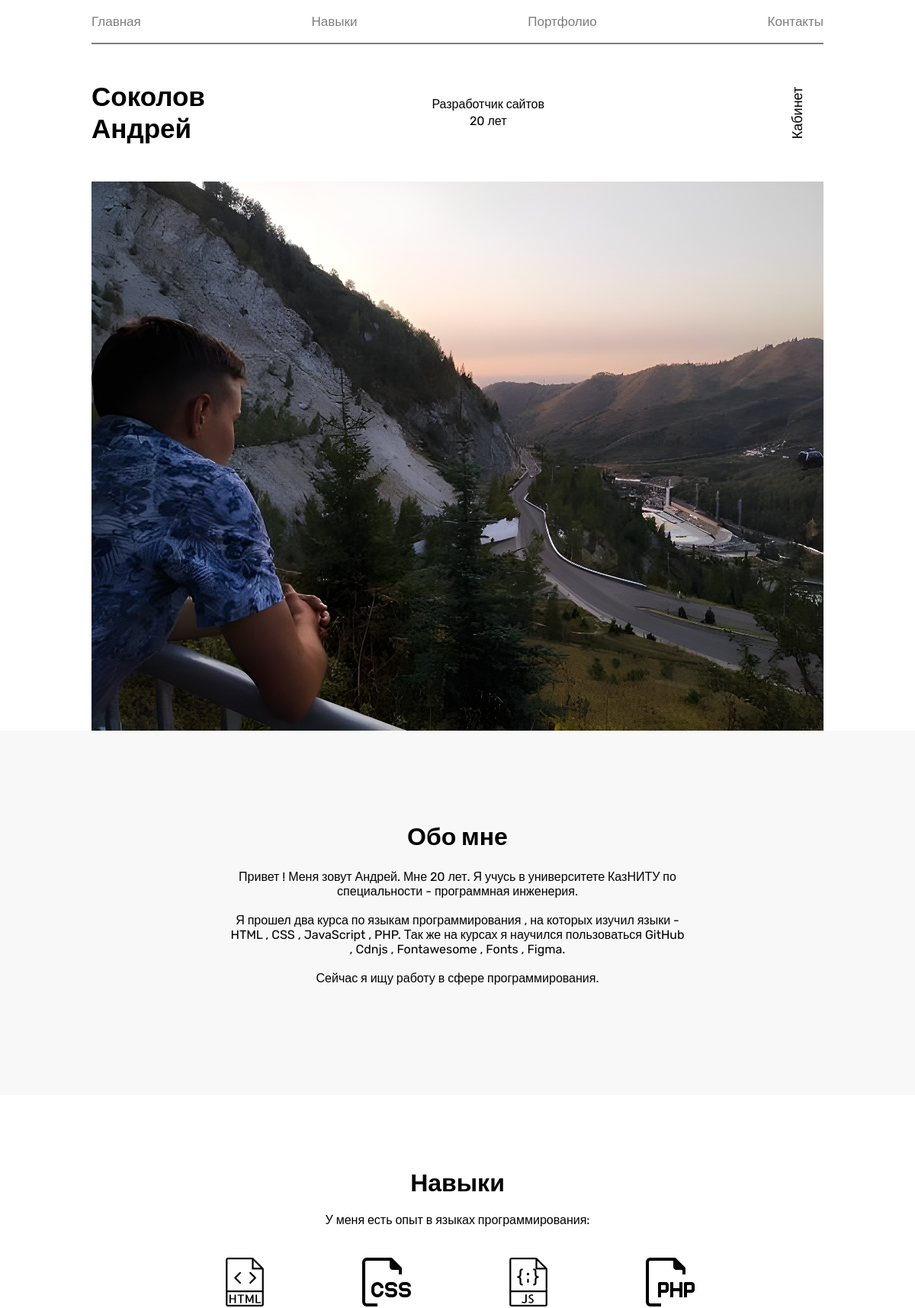
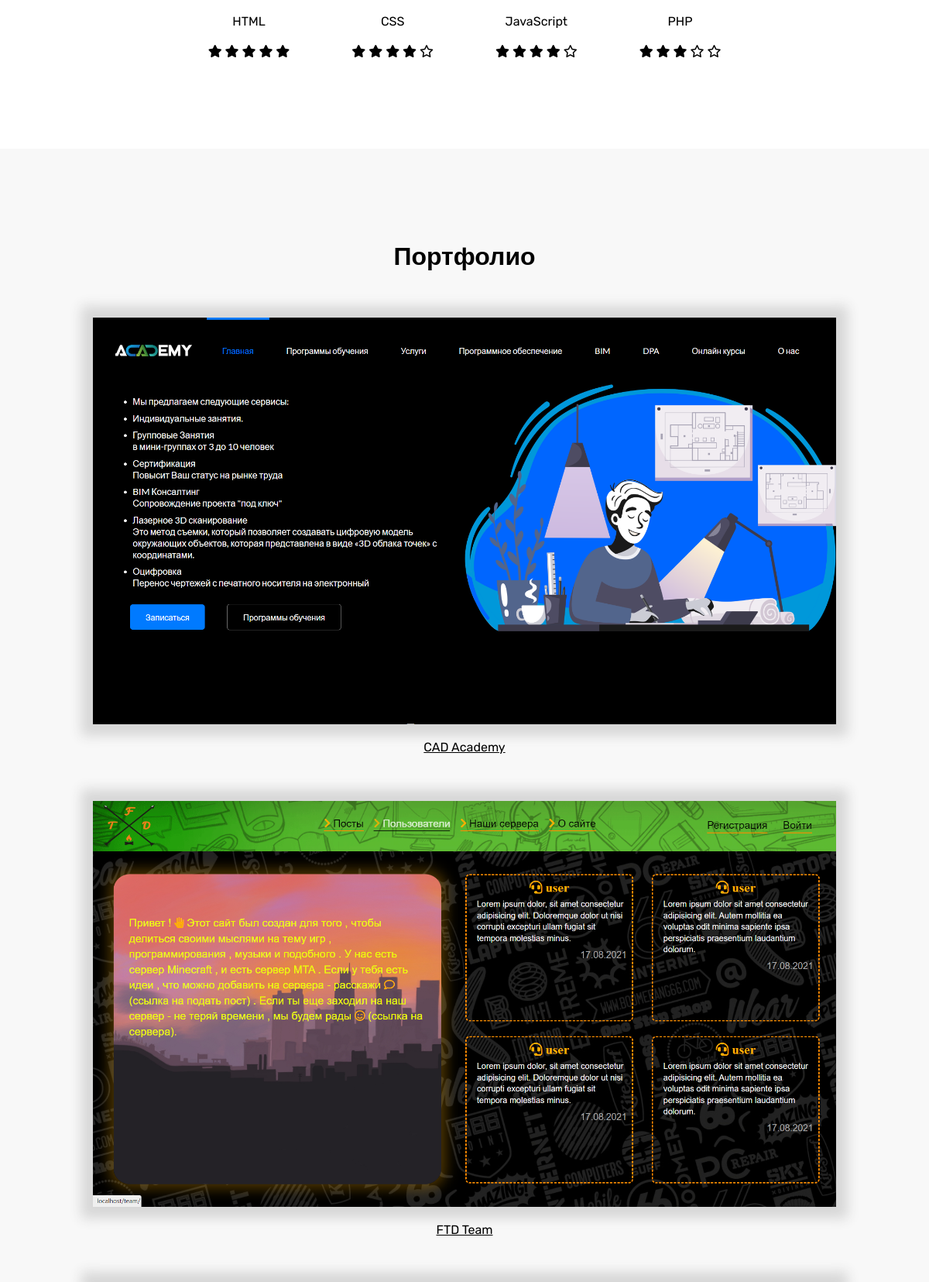
The page / (upper part) on the database its author committed (2 pictures, top to bottom).
### tables this page shows
CREATE TABLE header(
id integer PRIMARY KEY AUTOINCREMENT,
title text NOT NULL,
url text NOT NULL
);

CREATE TABLE pages(
id integer PRIMARY KEY AUTOINCREMENT,
name text NOT NULL,
text text NOT NULL
);

### index.py (the view)
@app.route('/')
def index():
    menu = GiveBase().getHeader()
    content = GiveBase().getContent()
    return render_template('index.html', menu = menu , title = "Главная страница", content=content)

### DBFile.py (called while the page is built)
def connect_db():
    conn = sqlite3.connect(app.config["DATABASE"])
    conn.row_factory = sqlite3.Row
    return conn

def get_db():
    if not hasattr(g, 'link_db'):
        g.link_db = connect_db()
    return g.link_db

### DBRequest.py (called while the page is built)
    def getHeader(self):
        sql = ''' SELECT * FROM header '''
        try:
            self.__cur.execute(sql)
            res = self.__cur.fetchall()
            if res: return res
        except:
                print("Ошибка чтения")
        return []

    def getContent(self):
        sql = ''' SELECT name , text FROM pages '''
        try:
            self.__cur.execute(sql)
            res = self.__cur.fetchall()
            if res: return res
        except:
            print("Ошибка чтения")
        return []

### index.py (called while the page is built)
def GiveBase():
    db = get_db()
    return DataBase(db)

### templates/index.html (shortened to what this page needs)
{% extends "base.html" %}
{% block content %}
<div class="container">
    {{ super() }}
</div>
<div class="container">
        <div class="block_space_between first_text">
            <h1>Соколов <br>Андрей</h1>
            <p>Разработчик сайтов<br>20 лет</p>
            <a href="/kabinet">Кабинет</a>
    </div>
    <div class="first_img block_center">
        <img src="static/imgs/first/photo3.png" alt="avatar">
    </div>
</div>
<div class="about_me_background">
    <div class="container block_center about_me">
        <h1>{{ content[0].name }}</h1>
        <p>{{ content[0].text | safe }}
        </p>
    </div>
</div>
<div class="container">
    <div class="block_center skills">
        <h1>{{ content[1].name }}</h1>
        <p>{{ content[1].text | safe }}</p>
        <div class="skills_imgs">
            <div class="skills_card block_center">
                <img src="static/imgs/skills/icon1.png" alt="img1">
                <p>HTML</p>
                <div class="skills_card_icons">
                    <i class="fa-solid fa-star"></i>
                    <i class="fa-solid fa-star"></i>
                    <i class="fa-solid fa-star"></i>
                    <i class="fa-solid fa-star"></i>
                    <i class="fa-solid fa-star"></i>
                </div>
            </div>
            <div class="skills_card block_center">
                <img src="static/imgs/skills/icon2.png" alt="img2">
                <p>CSS</p>
                <div class="skills_card_icons">
                    <i class="fa-solid fa-star"></i>
                    <i class="fa-solid fa-star"></i>
                    <i class="fa-solid fa-star"></i>
                    <i class="fa-solid fa-star"></i>
                    <i class="fa-regular fa-star"></i>
                </div>
            </div>
            <div class="skills_card block_center">
                <img src="static/imgs/skills/icon3.png" alt="img3">
                <p>JavaScript</p>
                <div class="skills_card_icons">
                    <i class="fa-solid fa-star"></i>
                    <i class="fa-solid fa-star"></i>
                    <i class="fa-solid fa-star"></i>
                    <i class="fa-solid fa-star"></i>
                    <i class="fa-regular fa-star"></i>
                </div>
            </div>
            <div class="skills_card block_center">
                <img src="static/imgs/skills/icon4.png" alt="img4">
                <p>PHP</p>
                <div class="skills_card_icons">
                    <i class="fa-solid fa-star"></i>
                    <i class="fa-solid fa-star"></i>
                    <i class="fa-solid fa-star"></i>
                    <i class="fa-regular fa-star"></i>
                    <i class="fa-regular fa-star"></i>
                </div>
            </div>
        </div>
    </div>
</div>
<div class="about_me_background">
    <div class="container portfolio block_center">
        <h1>Портфолио</h1>
        <img src="static/imgs/portfolio/pr1.png" alt="pr1">
        <a href="#">CAD Academy</a>
        <img src="static/imgs/portfolio/pr2.png" alt="pr2">
        <a href="#">FTD Team</a>
    </div>
</div>
{% endblock %}

### templates/base.html (shortened to what this page needs)
<!DOCTYPE html>
<html>
<head>
    <link rel="stylesheet" href="https://cdnjs.cloudflare.com/ajax/libs/font-awesome/6.4.0/css/all.min.css"/>
    <link type="text/css" href="{{ url_for('static' , filename='css/all.css') }}" rel="stylesheet"/>
</head>
<body>
{%- block content -%}
    {%- block mainmenu -%}
        <ul class="header">
            {%- for m in menu -%}
                <li><a href="{{ m.url }}" class="header_link">{{ m.title }}</a></li>
            {%- endfor -%}
        </ul>
    {%- endblock -%}
{%- endblock -%}
</body>
</html>

### static/css/all.css (style rules this page uses)
* { margin: 0; padding: 0; font-family: 'Instrument Sans', sans-serif; font-family: 'Open Sans', sans-serif; font-family: 'Roboto', sans-serif; font-family: 'Rubik', sans-serif; }
.header { display: flex; justify-content: space-between; align-items: center; list-style-type: none; height: 7vh; border-bottom: 2px solid rgb(125, 125, 125); }
.header_link { text-decoration: none; color: rgb(125, 125, 125); font-size: 17px; transition: .5s; }
.container { padding: 0 10%; }
.first_text { margin: 5% 0; }
.first_text h1 { font-size: 35px; font-weight: 700; }
.first_text p { text-align: center; line-height: 22px; }
.first_text a { text-decoration: none; color: #000; font-size: 18px; font-weight: 400; transform: rotate(-90deg); }
.first_img img { width: 100%; }
.block_center { display: flex; align-items: center; justify-content: center; }
.block_space_between { display: flex; align-items: center; justify-content: space-between; }
.about_me_background { background-color: #f8f8f8; }
.about_me, .skills, .footer, .portfolio { padding: 10% 0; flex-direction: column; }
.about_me p { width: 50%; margin: 2% 0; text-align: center; }
.skills_imgs { display: flex; }
.skills p { margin: 20px 0; }
.skills_card { margin: 20px 40px; flex-direction: column; }
.skills_card img { width: 8vh; }
.portfolio img { box-shadow: 0px 0px 15px 15px #d7d7d7; width: 80%; margin-top: 5%; }
.portfolio a { margin-top: 20px; color: #000; transition: .5s; }

### rows shown on the page
header: title "Главная"
header: title "Навыки"
header: title "Портфолио"
header: title "Контакты"
pages: name "Обо мне", text "Привет ! Меня зовут Андрей. Мне 20 лет. Я учусь в университете КазНИТУ по специальности - программная инженерия. Я прошел два курса по языкам программирования , на которых изучил языки - HTML , CSS , JavaScript , PHP. Так же на курсах я научился пользоваться GitHub , Cdnjs , Fontawesome , Fonts , Figma. Сейчас я ищу работу в сфере программирования."
pages: name "Навыки", text "У меня есть опыт в языках программирования:"
